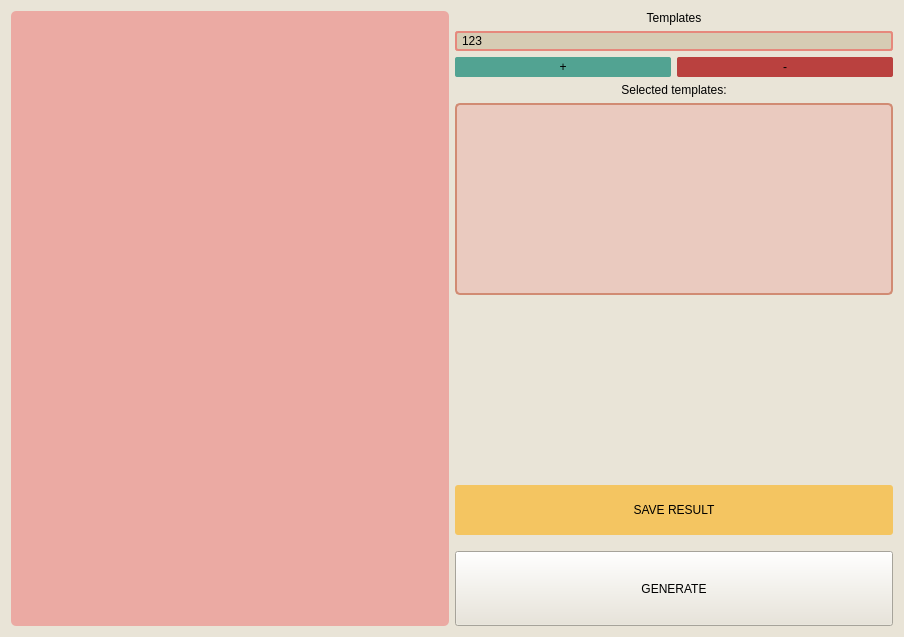
<?xml version="1.0" encoding="UTF-8"?>
<ui version="4.0">
 <class>Generator</class>
 <widget class="QWidget" name="Generator">
  <property name="geometry">
   <rect>
    <x>0</x>
    <y>0</y>
    <width>904</width>
    <height>637</height>
   </rect>
  </property>
  <property name="windowTitle">
   <string>Form</string>
  </property>
  <property name="styleSheet">
   <string notr="true">background-color: #e9e4d7</string>
  </property>
  <layout class="QHBoxLayout" name="horizontalLayout">
   <item>
    <widget class="QTextBrowser" name="textBrowser">
     <property name="sizePolicy">
      <sizepolicy hsizetype="Expanding" vsizetype="Expanding">
       <horstretch>0</horstretch>
       <verstretch>0</verstretch>
      </sizepolicy>
     </property>
     <property name="minimumSize">
      <size>
       <width>250</width>
       <height>0</height>
      </size>
     </property>
     <property name="font">
      <font>
       <family>Ubuntu Mono</family>
       <pointsize>17</pointsize>
      </font>
     </property>
     <property name="styleSheet">
      <string notr="true">background-color: #ebaaa3;
border-radius: 5px;</string>
     </property>
     <property name="html">
      <string>&lt;!DOCTYPE HTML PUBLIC &quot;-//W3C//DTD HTML 4.0//EN&quot; &quot;http://www.w3.org/TR/REC-html40/strict.dtd&quot;&gt;
&lt;html&gt;&lt;head&gt;&lt;meta name=&quot;qrichtext&quot; content=&quot;1&quot; /&gt;&lt;style type=&quot;text/css&quot;&gt;
p, li { white-space: pre-wrap; }
&lt;/style&gt;&lt;/head&gt;&lt;body style=&quot; font-family:'Ubuntu Mono'; font-size:17pt; font-weight:400; font-style:normal;&quot;&gt;
&lt;p align=&quot;center&quot; style=&quot;-qt-paragraph-type:empty; margin-top:0px; margin-bottom:0px; margin-left:0px; margin-right:0px; -qt-block-indent:0; text-indent:0px;&quot;&gt;&lt;br /&gt;&lt;/p&gt;&lt;/body&gt;&lt;/html&gt;</string>
     </property>
    </widget>
   </item>
   <item>
    <layout class="QGridLayout" name="gridLayout">
     <item row="1" column="0">
      <layout class="QHBoxLayout" name="horizontalLayout_3">
       <item>
        <layout class="QVBoxLayout" name="verticalLayout_2">
         <item>
          <widget class="QLabel" name="label_2">
           <property name="text">
            <string>Selected templates:</string>
           </property>
           <property name="alignment">
            <set>Qt::AlignCenter</set>
           </property>
          </widget>
         </item>
         <item>
          <widget class="QListView" name="listView">
           <property name="enabled">
            <bool>false</bool>
           </property>
           <property name="sizePolicy">
            <sizepolicy hsizetype="Expanding" vsizetype="Expanding">
             <horstretch>0</horstretch>
             <verstretch>0</verstretch>
            </sizepolicy>
           </property>
           <property name="maximumSize">
            <size>
             <width>16777215</width>
             <height>250</height>
            </size>
           </property>
           <property name="styleSheet">
            <string notr="true">background-color: #eacabf;
border: 2px solid #d18b73;
border-radius: 5px;
</string>
           </property>
          </widget>
         </item>
         <item>
          <spacer name="verticalSpacer">
           <property name="orientation">
            <enum>Qt::Vertical</enum>
           </property>
           <property name="sizeHint" stdset="0">
            <size>
             <width>20</width>
             <height>40</height>
            </size>
           </property>
          </spacer>
         </item>
         <item>
          <widget class="QPushButton" name="pushButton_2">
           <property name="sizePolicy">
            <sizepolicy hsizetype="Expanding" vsizetype="MinimumExpanding">
             <horstretch>0</horstretch>
             <verstretch>0</verstretch>
            </sizepolicy>
           </property>
           <property name="maximumSize">
            <size>
             <width>16777215</width>
             <height>50</height>
            </size>
           </property>
           <property name="styleSheet">
            <string notr="true">QPushButton {
    background-color: #f4c561;
    border: #395e8c 2px solid;
    border-radius: 3px;
}

QPushButton::pressed {
    background-color: #f2b530;
}</string>
           </property>
           <property name="text">
            <string>SAVE RESULT</string>
           </property>
          </widget>
         </item>
         <item>
          <spacer name="verticalSpacer_2">
           <property name="orientation">
            <enum>Qt::Vertical</enum>
           </property>
           <property name="sizeType">
            <enum>QSizePolicy::Minimum</enum>
           </property>
           <property name="sizeHint" stdset="0">
            <size>
             <width>20</width>
             <height>10</height>
            </size>
           </property>
          </spacer>
         </item>
         <item>
          <widget class="QPushButton" name="pushButton">
           <property name="sizePolicy">
            <sizepolicy hsizetype="Minimum" vsizetype="MinimumExpanding">
             <horstretch>0</horstretch>
             <verstretch>0</verstretch>
            </sizepolicy>
           </property>
           <property name="maximumSize">
            <size>
             <width>16777215</width>
             <height>75</height>
            </size>
           </property>
           <property name="styleSheet">
            <string notr="true">QPushButton {
    background-color: #80aabe;
    border: 2px solid #2f4557;
    border-radius: 5px;
}

QPushButton::pressed {
    background-color: #6197b0;
};


</string>
           </property>
           <property name="text">
            <string>GENERATE</string>
           </property>
          </widget>
         </item>
        </layout>
       </item>
      </layout>
     </item>
     <item row="0" column="0">
      <layout class="QVBoxLayout" name="verticalLayout_4">
       <item>
        <widget class="QLabel" name="label">
         <property name="locale">
          <locale language="Russian" country="Russia"/>
         </property>
         <property name="text">
          <string>Templates</string>
         </property>
         <property name="alignment">
          <set>Qt::AlignCenter</set>
         </property>
        </widget>
       </item>
       <item>
        <widget class="QComboBox" name="comboBox">
         <property name="sizePolicy">
          <sizepolicy hsizetype="Preferred" vsizetype="Minimum">
           <horstretch>0</horstretch>
           <verstretch>0</verstretch>
          </sizepolicy>
         </property>
         <property name="minimumSize">
          <size>
           <width>0</width>
           <height>20</height>
          </size>
         </property>
         <property name="maximumSize">
          <size>
           <width>16777215</width>
           <height>20</height>
          </size>
         </property>
         <property name="styleSheet">
          <string notr="true">QComboBox {
    border: 2px solid #e6887c;
    border-radius: 3px;
    padding: 0px 5px 0px 5px;
    background-color: #d6ccb4;
    selection-color: #51a296;
}

QComboBox::drop-down 
{
    width: 0px;
    height: 0px;
    border: 0px;
}</string>
         </property>
         <item>
          <property name="text">
           <string>123</string>
          </property>
         </item>
         <item>
          <property name="text">
           <string>12312</string>
          </property>
         </item>
         <item>
          <property name="text">
           <string>31</string>
          </property>
         </item>
         <item>
          <property name="text">
           <string>23</string>
          </property>
         </item>
        </widget>
       </item>
       <item>
        <layout class="QHBoxLayout" name="horizontalLayout_4">
         <item>
          <widget class="QPushButton" name="pushButton_4">
           <property name="sizePolicy">
            <sizepolicy hsizetype="Minimum" vsizetype="Minimum">
             <horstretch>0</horstretch>
             <verstretch>0</verstretch>
            </sizepolicy>
           </property>
           <property name="minimumSize">
            <size>
             <width>0</width>
             <height>20</height>
            </size>
           </property>
           <property name="maximumSize">
            <size>
             <width>16777215</width>
             <height>20</height>
            </size>
           </property>
           <property name="styleSheet">
            <string notr="true">QPushButton {
    background-color: #52a392;
    border-radius: 2px;
}

QPushButton::pressed {
    background-color: #418274;
}	
</string>
           </property>
           <property name="text">
            <string>+</string>
           </property>
          </widget>
         </item>
         <item>
          <widget class="QPushButton" name="pushButton_3">
           <property name="minimumSize">
            <size>
             <width>0</width>
             <height>20</height>
            </size>
           </property>
           <property name="maximumSize">
            <size>
             <width>16777215</width>
             <height>20</height>
            </size>
           </property>
           <property name="styleSheet">
            <string notr="true">QPushButton {
    background-color: #ba413f;
    border-radius: 2px;
}

QPushButton::pressed {
    background-color: #943432;
}	
</string>
           </property>
           <property name="text">
            <string>-</string>
           </property>
          </widget>
         </item>
        </layout>
       </item>
      </layout>
     </item>
    </layout>
   </item>
  </layout>
 </widget>
 <resources/>
 <connections/>
</ui>
